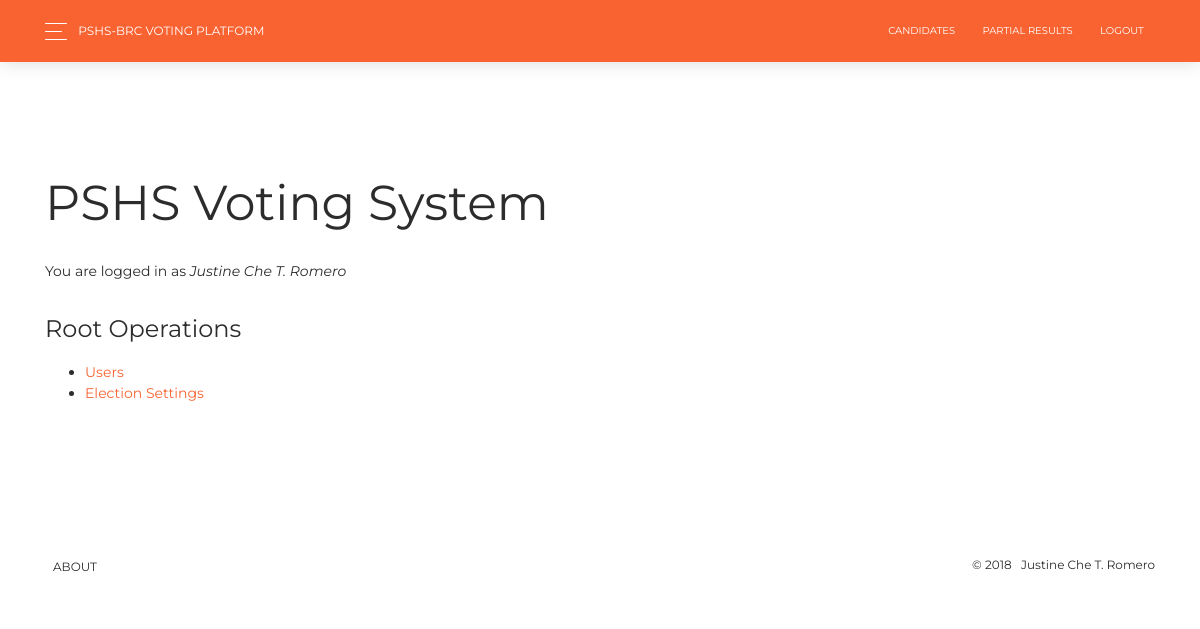
The app's page /index.php (signed in), older data.
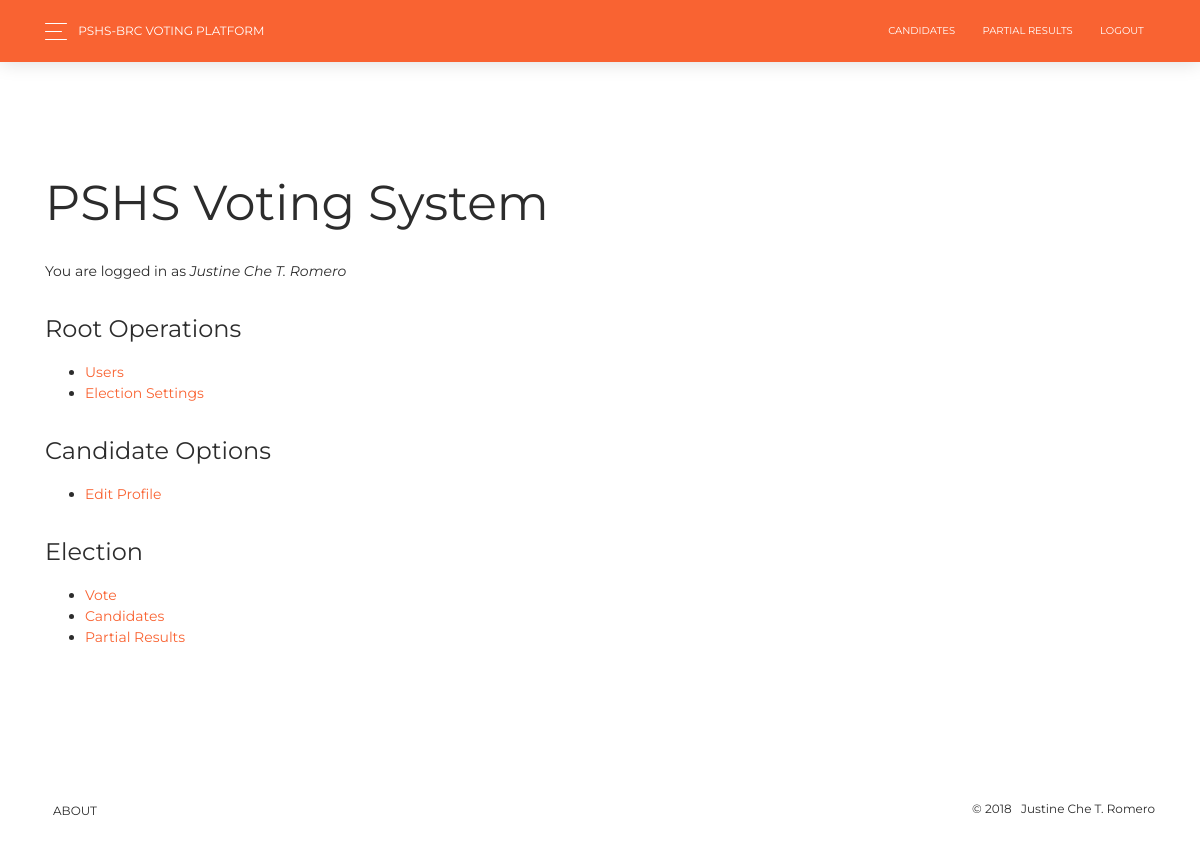
The same page, newer data.
### tables this page shows
CREATE TABLE `user` (
  `id` int(11) NOT NULL,
  `username` text NOT NULL,
  `password` text NOT NULL,
  `name` text NOT NULL,
  `section` text NOT NULL,
  `priv` text NOT NULL,
  `voted` int(11) NOT NULL
);

### index.php (the view, shortened to what this page needs)
<?php
	include("conn.php");
	$user = mysqli_fetch_assoc(mysqli_query($conn,"SELECT * FROM `user` WHERE `id`=$_COOKIE[id]"));
	$priv = array_map("trim", explode(",", $user["priv"]));
?>
<!DOCTYPE html>
<html lang="en">
<head>
	<?php include("includes.php") ?>
</head>
<body class="sidebar-collapse">
<?php include("navbar.php") ?>
<br><br>
<div class="section">
	<?php if(isset($_GET["mode"]) && isset($_GET["action"])): ?>
	<?php
		if($_GET["mode"]=="root" && in_array("ROOT", $priv))
		{
			if($_GET["action"]=="users")
				include("root/users.php");
			if($_GET["action"]=="settings")
				include("root/settings.php");
		}
		else
		if($_GET["mode"]=="candidate" && in_array("CANDIDATE", $priv))
		{
			if($_GET["action"]=="profile")
				include("candidate/profile.php");
		}
		else
		if($_GET["mode"]=="election" && in_array("VOTE", $priv))
		{
			if($_GET["action"]=="vote")
				include("election/vote.php");
			if($_GET["action"]=="success")
				include("election/success.php");
			if($_GET["action"]=="failed")
				include("election/failed.php");
		}
		else
			$disp = true;
	 ?>
	 <?php
	 	else:
	 		$disp = true;
	 	endif;
	  ?>
	<?php if(isset($disp)): ?>
		<div class="container">
			<br><br><br>
			<h1>PSHS Voting System</h1>
			<h7>You are logged in as <i><?php echo $user["name"]; ?></i></h7>
		</div>
		<div class="container">
			<?php if(in_array("ROOT", $priv)): ?>
			<h4>Root Operations</h4>
			<ul>
				<li><a href="index.php?mode=root&action=users">Users</a></li>
				<li><a href="index.php?mode=root&action=settings">Election Settings</a></li>
			</ul>
			<?php endif;?>
			<?php if(in_array("CANDIDATE", $priv)): ?>
			<h4>Candidate Options</h4>
			<ul>
				<li><a href="index.php?mode=candidate&action=profile">Edit Profile</a></li>
			</ul>
			<?php endif;?>
			<?php if(in_array("VOTE", $priv)): ?>
			<h4>Election</h4>
			<ul>
				<li><a href="index.php?mode=election&action=vote">Vote</a></li>
				<li><a href="#!">Candidates</a></li>
				<li><a href="#!">Partial Results</a></li>
			</ul>
			<?php endif;?>
		</div>
	<?php endif; ?>
</div>
<br><br>
<footer class="footer">
    <div class="container">
        <nav>
            <ul>
                <li>
                    <a href="about.php">
                        About
                    </a>
                </li>
            </ul>
        </nav>
        <div class="copyright">
            &copy;
            &nbsp
            Justine Che T. Romero
        </div>
    </div>
</footer>
</body>
</html>

### includes.php (shortened to what this page needs)
<link rel="stylesheet" href="https://maxcdn.bootstrapcdn.com/font-awesome/latest/css/font-awesome.min.css" />
<link href="./assets/css/bootstrap.min.css" rel="stylesheet" />
<link href="./assets/css/now-ui-kit.css?v=1.1.0" rel="stylesheet" />
<link href="./assets/css/demo.css" rel="stylesheet" />

### navbar.php (shortened to what this page needs)
<nav class="navbar navbar-expand-lg bg-primary fixed-top">
    <div class="container">
        <div class="dropdown button-dropdown">
            <a href="#!" class="dropdown-toggle" id="navbarDropdown" data-toggle="dropdown">
                <span class="button-bar"></span>
                <span class="button-bar"></span>
                <span class="button-bar"></span>
            </a>
        </div>
        <div class="navbar-translate">
            <a class="navbar-brand" href="index.php" rel="tooltip" title="Voting platform for PSHS-BRC" data-placement="bottom" target="_blank">
                PSHS-BRC VOTING PLATFORM
            </a>
        </div>
        <div class="collapse navbar-collapse justify-content-end" id="navigation" data-nav-image="./assets/img/blurred-image-1.jpg">
            <ul class="navbar-nav">
                <li class="nav-item">
                    <a class="nav-link" href="#!">Candidates</a>
                </li>
                <li class="nav-item">
                    <a class="nav-link" href="#!">Partial Results</a>
                </li>
                <li class="nav-item">
                    <form id="logout-form" method="post" action="login.php">
                        <a onclick = "document.getElementById('logout-form').submit()" class="nav-link" href="#">Logout</a>
                    </form>
                </li>
            </ul>
        </div>
    </div>
</nav>

Row changes from the older to the newer data that the page shows:
changed user "Justine Che T. Romero": priv "ROOT" → "ROOT,CANDIDATE,VOTE" (drawn)
Text that changed along with them:
text now shown: "Candidate Options Edit Profile Election Vote Candidates Partial Results"
